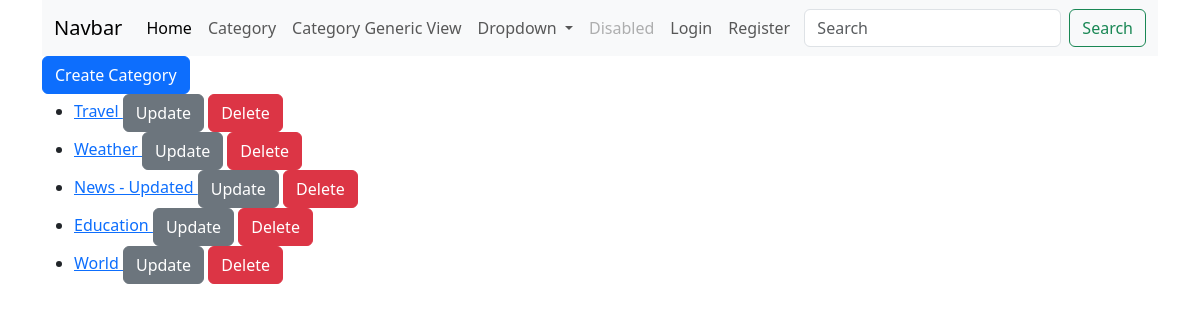
The page /categorylist_g/ on the database as committed earlier.
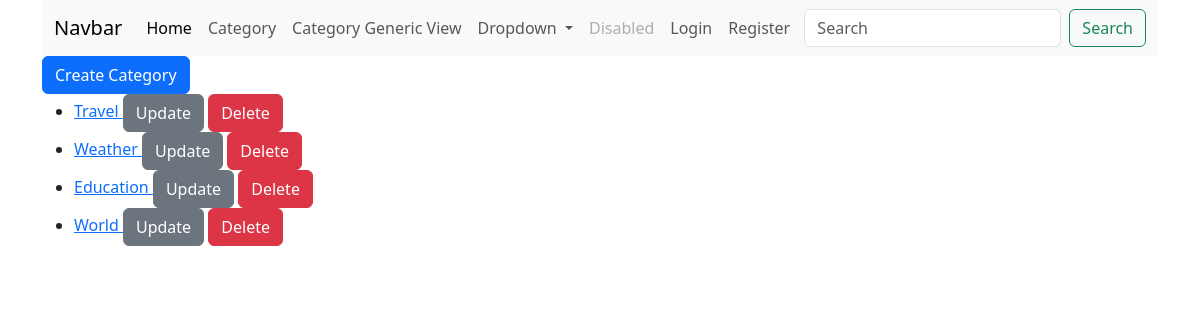
The same page on the database as committed later.
### lesson/models.py (models this page shows, shortened)
class BaseModel(models.Model):
    created_at = models.DateTimeField(auto_now_add=True)
    updated_at = models.DateTimeField(auto_now=True)
    class Meta:
        abstract = True

class Category(BaseModel):
    name = models.CharField(max_length=50)

### lesson/views.py (the view)
# urls.py: path('categorylist_g/', CategoryList.as_view(), name='category_list_g'),
class CategoryList(ListView):
    template_name = 'categorylist_g.html'
    model = Category

### templates/categorylist_g.html (shortened to what this page needs)
{% extends 'base.html' %}
{% block content %}
    <a href="{% url 'category_create' %}" class="btn btn-primary">
        Create Category
    </a>
    <ul>
        {% for category in object_list %}
            <li>
                <a href="{% url 'category_detail' category.id %}">
                    {{ category.name }}
                </a>
                <a
                        href="{% url 'category_update' category.id%}"
                        class="btn btn-secondary"
                >
                    Update
                </a>
                <a
                        href="{% url 'category_delete' category.id%}"
                        class="btn btn-danger"
                >
                    Delete
                </a>
            </li>
        {% endfor %}
    </ul>
{% endblock %}

Rows that differ between the two databases and show on the page:
removed Category: name "News - Updated"
